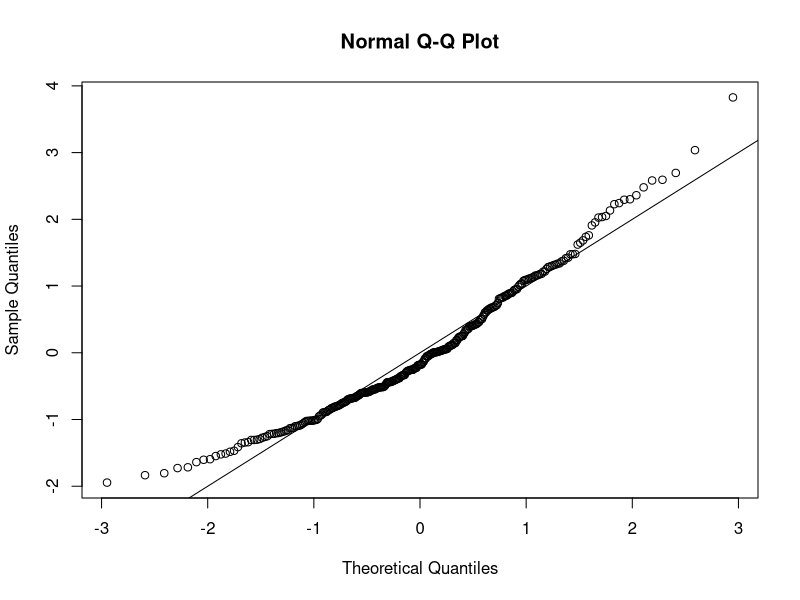
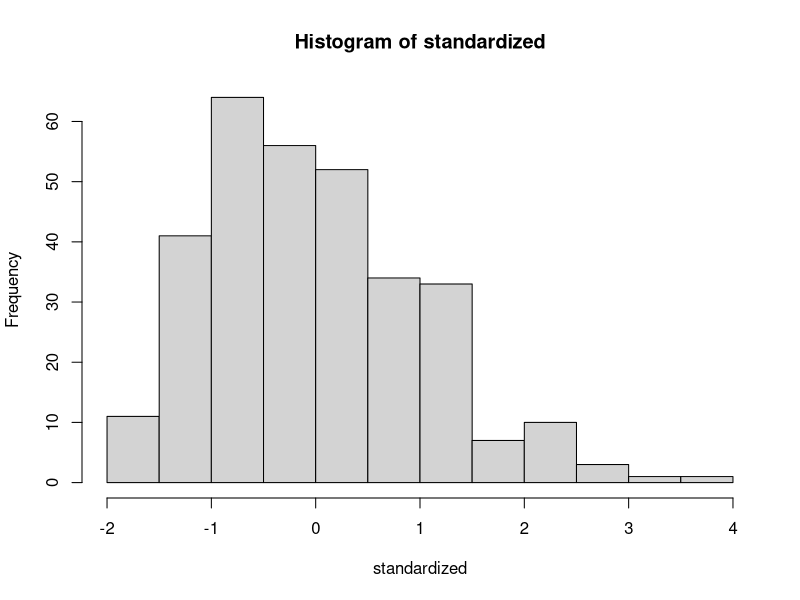
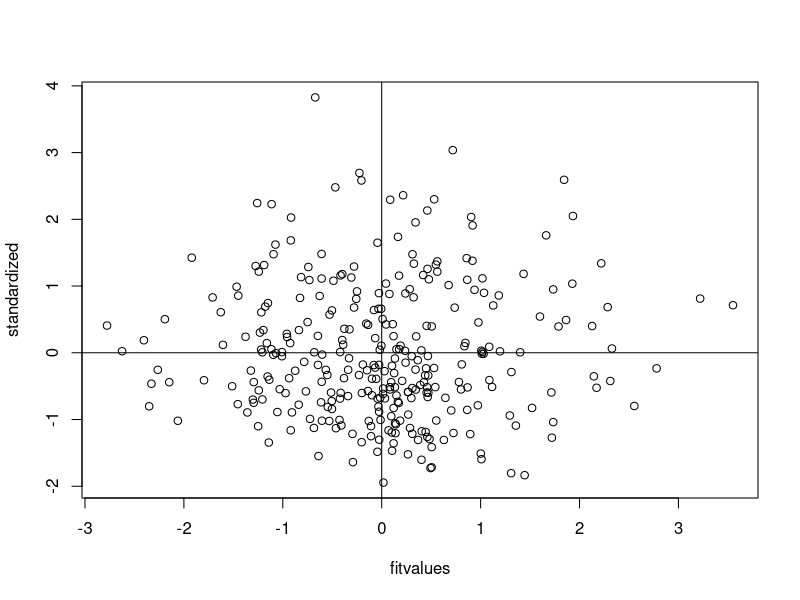

These figures' R source, in order:
setwd("G:/GA/Scales")
master = read.csv("Meaning_Scales_MeaningfulLifeMeasure_RR_RN_Paper.csv")
summary(master)

##reverse coding for 5, 9, 19
library(car)
master$Q16_2 = recode(master$Q16_2, "1='7'; 2='6'; 3='5'; 4='4'; 5='3'; 6='2'; 7 = '1'")
master$Q16_6 = recode(master$Q16_6, "1='7'; 2='6'; 3='5'; 4='4'; 5='3'; 6='2'; 7 = '1'")
master$Q19_1 = recode(master$Q19_1, "1='7'; 2='6'; 3='5'; 4='4'; 5='3'; 6='2'; 7 = '1'")
master$Q19_2 = recode(master$Q19_2, "1='7'; 2='6'; 3='5'; 4='4'; 5='3'; 6='2'; 7 = '1'")
master$Q19_3 = recode(master$Q19_3, "1='7'; 2='6'; 3='5'; 4='4'; 5='3'; 6='2'; 7 = '1'")
master$Q19_4 = recode(master$Q19_4, "1='7'; 2='6'; 3='5'; 4='4'; 5='3'; 6='2'; 7 = '1'")
master$Q19_5 = recode(master$Q19_5, "1='7'; 2='6'; 3='5'; 4='4'; 5='3'; 6='2'; 7 = '1'")
master$Q19_6 = recode(master$Q19_6, "1='7'; 2='6'; 3='5'; 4='4'; 5='3'; 6='2'; 7 = '1'")

##Missing Data##
library(mice)
percentmiss = function(x){ sum(is.na(x))/length(x) *100 }

##Going by rows ONLY
notypos = master
missing = apply(notypos[ , 3:25], 1, percentmiss) 
table(missing)

##replace only the data that you should
replacepeople = notypos[ missing <= 5 , ]  
dontpeople = notypos[ missing > 5 , ]

##figure out the columns to exclude (survey data)
apply(replacepeople, 2, percentmiss)
replacecolumn = replacepeople[ , -c(1,2,25)]
dontcolumn = replacepeople[ , c(1,2,25)]

##let's mice it!
tempnomiss = mice(replacecolumn)
nomiss = complete(tempnomiss, 1)
summary(nomiss)

##put everything back together
filledin_none = cbind(dontcolumn, nomiss)
summary(filledin_none)

##Outliers##
mahal = mahalanobis(filledin_none[ , -c(1:3)], 
                    colMeans(filledin_none[ , -c(1:3)], na.rm = TRUE),
                    cov(filledin_none[ , -c(1:3)], use="pairwise.complete.obs"))

cutoff = qchisq(.999,ncol(filledin_none[ , -c(1:3)])) 
summary(mahal < cutoff)
noout = filledin_none[ mahal < cutoff, ]

##additivity: correlations
correlations = cor(noout[,-c(1:3)], use="pairwise.complete.obs")
symnum(correlations)

##make the random stuff
random = rchisq(nrow(noout), 7)
##be sure here not to include the ID columns!
fake = lm(random~., data=noout[ , -c(1:3)])

##get the linearity plot
##create the standardized residuals
standardized = rstudent(fake)
qqnorm(standardized)
abline(0,1)

##multivariate normality
hist(standardized, breaks=15)

##homogeneity and homoscedaticity
fitvalues = scale(fake$fitted.values)
plot(fitvalues, standardized) 
abline(0,0)
abline(v = 0)

##scoring
##make sure 5, 9, 19 are reverse coded (this should be up top)
##exciting life = 1-5
##accomplished life = 6-10 
##principled life = 11-15 
##purposeful life = 16-19 
##valued life = 20-23

names(noout)
Exciting = rowSums(filledin_none[ , c(4:8)])
Accomplished = rowSums(filledin_none[ , c(9:13)])
Principled = rowSums(filledin_none[ , c(13:17)])
Purposeful = rowSums(filledin_none[ , c(17:20)])
Valued = rowSums(filledin_none[ , c(21:24)])

##subsetting data
#Zero = notrandom, One = random, Two = paper
nooutnop = subset(noout, Source < 2)
nomissnop = subset(filledin_none, Source < 2)

notrandom = subset(nomissnop, Source == 0)
random = subset(nomissnop, Source == 1)

library(lavaan)
##data sets
overallmodel = '
Exciting =~ Q13 + Q14 + Q15 + Q16_1 + Q16_2  
Accomplished =~ Q16_3 + Q16_4 + Q16_5 + Q16_6 + Q16_7
Principled =~ 
Purposeful =~ 
Valued =~ 
'
